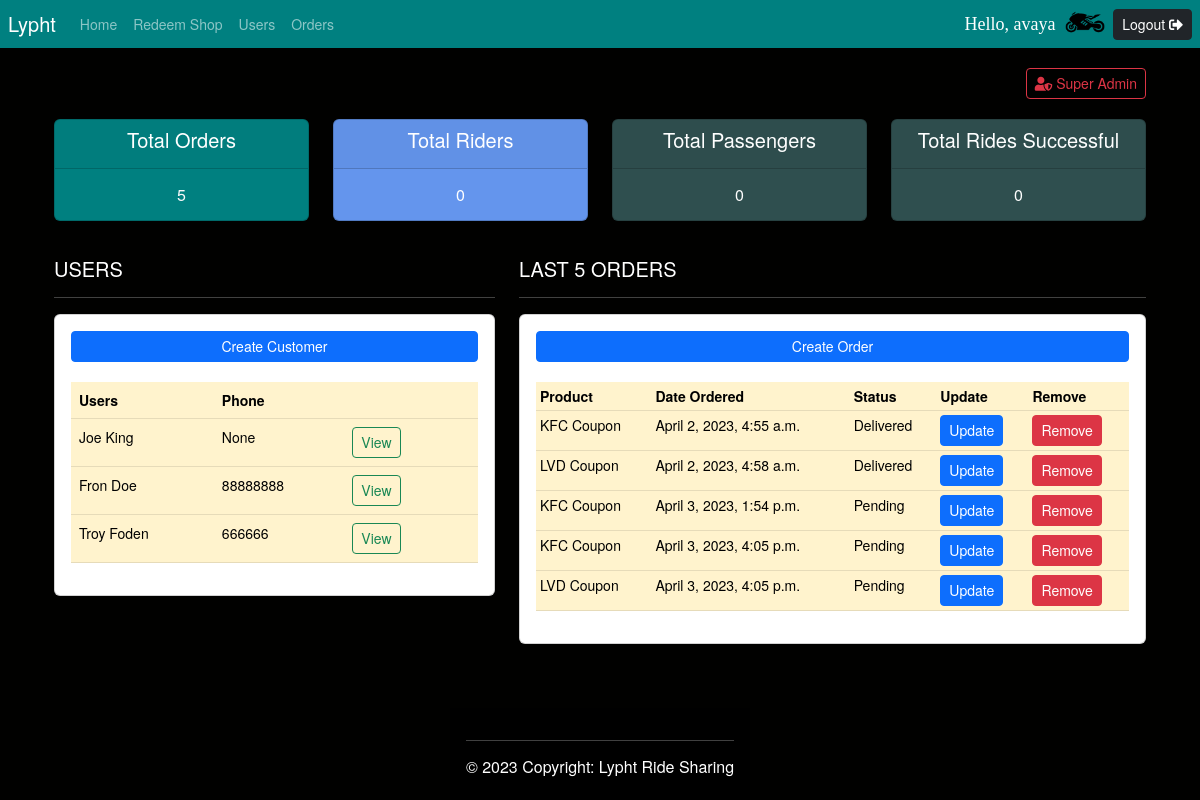
The app's page / (signed in) with its own data.
### redeem/models.py (models this page shows, shortened)
class User(models.Model):
    name = models.CharField(max_length=200, null=True)
    email = models.CharField(max_length=200, null=True)
    phone = models.CharField(max_length=200, null=True)
    password = models.CharField(max_length=200, null=True)
    created_at = models.DateTimeField(auto_now_add=True)

class Order(models.Model):
    STATUS = (
        ('Pending', 'Pending'),
        ('Out for delivery', 'Out for delivery'),
        ('Delivered', 'Delivered'),
    )
    user = models.ForeignKey(User, null=True, on_delete=models.SET_NULL)
    product = models.ForeignKey(Product, null=True, on_delete=models.SET_NULL)
    created_at = models.DateTimeField(auto_now_add=True)
    status = models.CharField(max_length=200, null=True, choices=STATUS)

class Product(models.Model):
    name = models.CharField(max_length=200)
    discount = models.FloatField()
    stock = models.IntegerField()
    description = models.TextField()
    price = models.FloatField()
    created_at = models.DateTimeField(auto_now_add=True)
    tags = models.ManyToManyField(Tag)
    def __str__(self):
        return self.name

### redeem/views.py (the view)
# urls.py: path('', views.getData, name='home'),
@login_required(login_url='login')
def home(request):
    orders = Order.objects.all()
    user = User.objects.all()
    total_users = user.count()
    total_orders = orders.count()
    riders = Rider.objects.all().count()
    passengers = Passenger.objects.all().count()
    ride_completed = RideRequests.objects.filter(status='ended').count()
    delivered = orders.filter(status='Delivered').count()
    pending = orders.filter(status='Pending').count()
    context = {
        'orders': orders,
        'users': user,
        'total_orders': total_orders,
        'total_users': total_users,
        'delivered': delivered,
        'pending': pending,
        'riders': riders,
        'passengers': passengers,
        'ride_completed': ride_completed
    }
    return render(request, 'redeem/dashboard.html', context)

### redeem/templates/redeem/dashboard.html
{% extends 'redeem/main.html' %}
{% block content %}
    <div class="container-fluid ">
        <div class="row ">
            <div class="col-md-12 d-flex justify-content-end">
                <a href="http://localhost:8000/admin/" class="btn btn-outline-danger btn-sm">
                    <i class="fas fa-user-shield"></i> Super Admin
                </a>
            </div>
        </div>
        {% include 'redeem/status.html' %}
        <div class="row">
            <div class="col-md-5">
                <h5>USERS</h5>
                <hr>
                <div class="card card-body">
                    <a class="btn btn-primary btn-sm btn-block" href=#>Create Customer</a>
                    <br/>
                    <table class="table  table-warning table-responsive-sm">
                        <tr>
                            <th>Users</th>
                            <th>Phone</th>
                            <th></th>
                            <th></th>
                        </tr>
                        {% for user in users %}
                            <tr>
                                <td>
                                    {{ user.name }}
                                </td>
                                <td>
                                    {{ user.phone }}
                                </td>
                                <td>
                                    <a class="btn btn-outline-success btn-sm" href="{% url 'orders' user.id %}">View</a>
                                <td>
                            </tr>
                        {% endfor %}
                    </table>
                </div>
            </div>
            <div class="col-md-7">
                <h5>LAST 5 ORDERS</h5>
                <hr>
                <div class="card card-body">
                    <a class="btn btn-primary btn-sm btn-block" href="{% url 'create_Order' %}">Create Order</a>
                    <br>
                    <table class="table table-warning table-sm">
                        <tr>
                            <th>
                                Product
                            </th>
                            <th>Date Ordered</th>
                            <th>
                                Status
                            </th>
                            <th>
                                Update
                            <th>
                                Remove
                            </th>
                        </tr>
                        {% for order in orders %}
                            <tr>
                                <td>
                                    {{ order.product }}
                                </td>
                                <td>
                                    {{ order.created_at }}
                                </td>
                                <td>
                                    {{ order.status }}
                                </td>
                                <td>
                                    <a class="btn btn-primary btn-sm"
                                       href="{% url 'update_Order' order.id %}">Update</a>
                                </td>
                                <td>
                                    <a class="btn btn-danger btn-sm" href="{% url 'delete_Order' order.id %}">Remove</a>
                                </td>
                            </tr>
                        {% endfor %}
                    </table>
                </div>
            </div>
        </div>
    </div>
{% endblock %}

### redeem/templates/redeem/main.html (shortened to what this page needs)
{% load static %}
<!DOCTYPE html>
<html lang="en">
<head>
    <link rel="stylesheet" href="https://cdnjs.cloudflare.com/ajax/libs/font-awesome/5.15.3/css/all.min.css">
    <link href="https://cdn.jsdelivr.net/npm/bootstrap@5.3.0-alpha2/dist/css/bootstrap.min.css" rel="stylesheet">
    <link rel="stylesheet" type="text/css" href="{% static '/css/main.css' %}">
</head>
<body>
{% include 'redeem/navbar.html' %}
<div class="container">
<br/>
{% block content %}
{% endblock %}
</div>
<footer class="bg-dark text-center text-white">
  <div class="text-center p-3 footer-div" style="background-color: rgba(0, 0, 0, 0.9)">
 <hr>
    <h6 class="text-white" > © 2023 Copyright: Lypht Ride Sharing</h6>
  </div>
</footer>
</body>
</html>

### redeem/templates/redeem/navbar.html (shortened to what this page needs)
{% load static %}
<nav class="navbar navbar-expand-lg p-1 pe-2 ps-2" style="background-color:teal; " data-bs-theme="dark">
    <div class="collapse navbar-collapse" id="navbarTogglerDemo01">
        <a class="navbar-brand" href="#">Lypht</a>
        <ul class="navbar-nav me-auto mb-2 mb-lg-0">
            <li class="nav-item">
                <a class="nav-link" href="{% url 'home' %}">Home</a>
            </li>
            <li class="nav-item">
                <a class="nav-link" href="{% url 'products' %}">Redeem Shop</a>
            </li>
            <li class="nav-item">
                <a class="nav-link" href="">Users</a>
            </li>
            <li class="nav-item">
                <a class="nav-link" href="">Orders</a>
            </li>
        </ul>
        <a class="userHello"> Hello, {{ request.user }}</a>
        <img src="{% static 'images/superbike.png' %}" width="40" height="40" alt="">
        <span>
             <a href="{% url 'logout' %}" class="btn btn-dark btn-sm">
                 Logout
                <i class="fas fa-sign-out-alt"></i>
            </a>
        </span>
    </div>
</nav>

### redeem/templates/redeem/status.html
<br>
<div class="row">
    <div class="col-lg-3 col-md-3 mx-auto">
        <div class=" card text-center mb-3 " style="background-color: teal">
            <div class="card-header text-white ">
                <h5 class="card-title ">Total Orders</h5>
            </div>
            <div class="card-body text-light">
                <h6 class="card-text">{{ total_orders }}</h6>
            </div>
        </div>
    </div>
    <div class="col-lg-3 col-md-3 mx-auto">
        <div class=" card text-center mb-3 " style="background-color: cornflowerblue">
            <div class="card-header text-white ">
                <h5 class="card-title ">Total Riders</h5>
            </div>
            <div class="card-body text-white">
                <h6 class="card-text">{{ riders }}</h6>
            </div>
        </div>
    </div>
    <div class="col-lg-3 col-md-3 mx-auto">
        <div class=" card text-center mb-3 " style="background-color: darkslategrey">
            <div class="card-header text-white ">
                <h5 class="card-title ">Total Passengers</h5>
            </div>
            <div class="card-body text-white">
                <h6 class="card-text">{{ passengers }}</h6>
            </div>
        </div>
    </div>
    <div class="col-lg-3 col-md-3 mx-auto">
        <div class=" card text-center mb-3 " style="background-color: darkslategrey">
            <div class="card-header text-white ">
                <h5 class="card-title ">Total Rides Successful</h5>
            </div>
            <div class="card-body text-white">
                <h6 class="card-text">{{ ride_completed }}</h6>
            </div>
        </div>
    </div>
</div>
<br>

### static/css/main.css (style rules this page uses)
body { background-color: #010100; color: #ffffff; font-family: "Helvetica Neue", Helvetica, Arial, sans-serif; font-size: 14px; line-height: 20px; padding: 0; margin: 0; display: flex; flex-direction: column; min-height: 100vh; position:relative; }
footer { display: flex; justify-content: center; }
.footer-div { position: absolute; bottom: 0; }

### redeem/templates/redeem/navbar.html (style rules this page uses)
.userHello { font-size: 18px; color: white; margin-right: 10px; text-decoration: none; font-family: "Monotype Corsiva", "Comic Sans MS", cursive; }

### records on screen
User: name "Joe King", phone "None"
User: name "Fron Doe", phone "88888888"
User: name "Troy Foden", phone "666666"
Order: product "KFC Coupon", created_at "April 2, 2023, 4:55 a.m.", status "Delivered"
Order: product "LVD Coupon", created_at "April 2, 2023, 4:58 a.m.", status "Delivered"
Order: product "KFC Coupon", created_at "April 3, 2023, 1:54 p.m.", status "Pending"
Order: product "KFC Coupon", created_at "April 3, 2023, 4:05 p.m.", status "Pending"
Order: product "LVD Coupon", created_at "April 3, 2023, 4:05 p.m.", status "Pending"

### other values on screen
{{ request.user }} "avaya"
{{ total_orders }} "5"
{{ riders }} "0"
{{ passengers }} "0"
{{ ride_completed }} "0"
